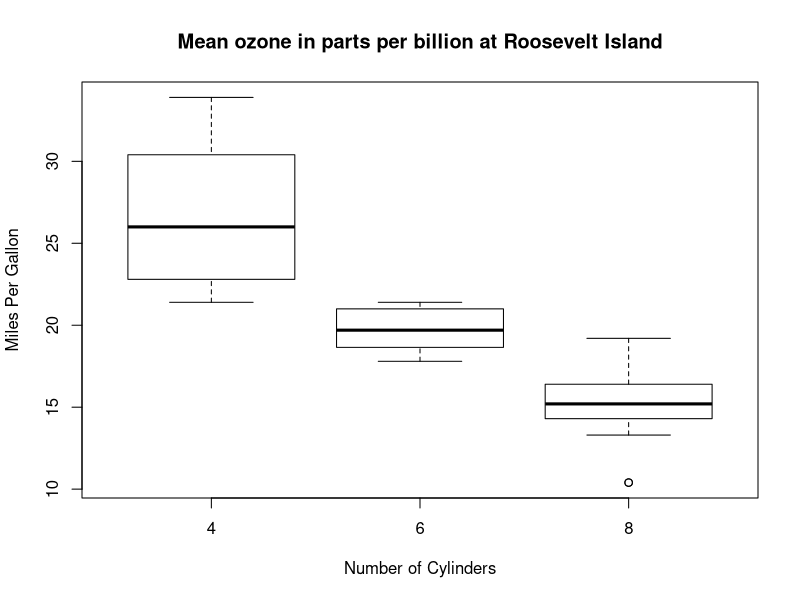
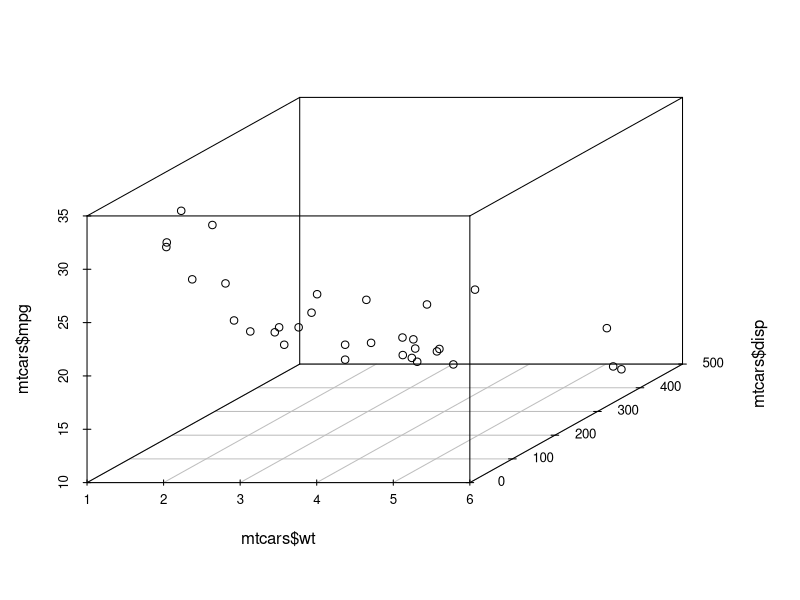
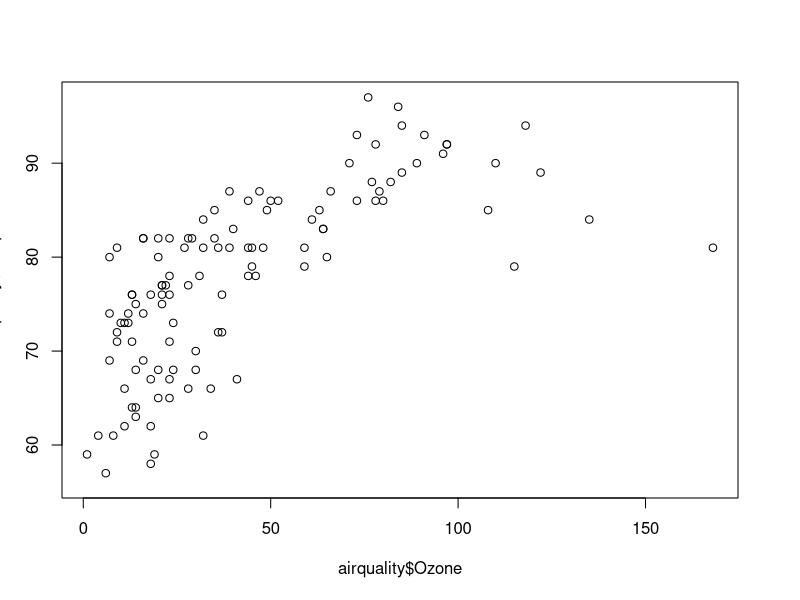
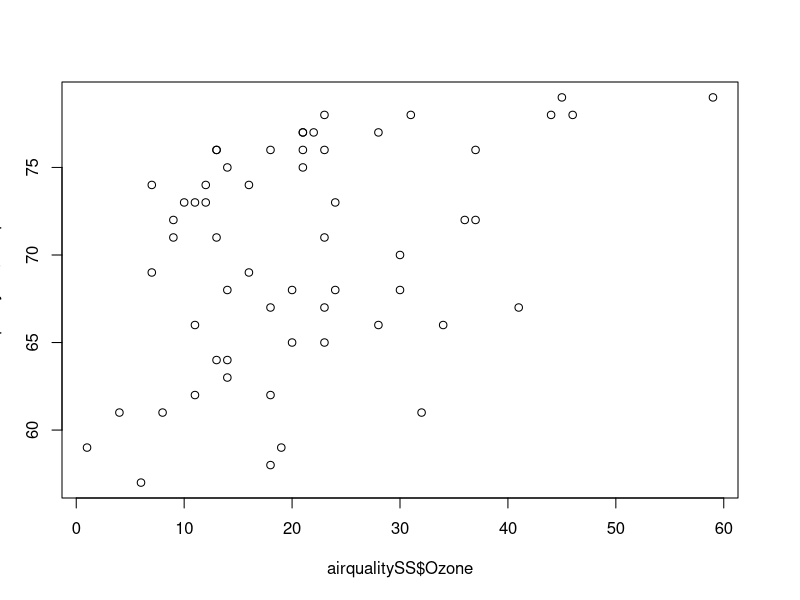

The R source for these figures, in order:
#ADAM VICKTER


##Question 1
# SCORE=10

#Let's take a look at the mtcars data set that comes in Base R. The data can be loaded with the code:
library(datasets)
data(mtcars)
? mtcars # View a description of the data set
#You will now see an object called mtcars in your workspace. Which of the following R code statements calculates the average miles per gallon (mpg) by number of cylinders in the car (cyl)?
#(a) sapply(mtcars, cyl, mean)
#(b) lapply(mtcars, mean)
#(c) sapply(split(mtcars$mpg, mtcars$cyl), mean)
#(d) tapply(mtcars$cyl, mtcars$mpg, mean)

#The solution is C,the Sapply fuction 
#Outcome is 
#       4        6        8 
# 26.66364 19.74286 15.10000 



#Question 2
# SCORE=10

#What is the mean of the Ozone column in the airquality data set? Exclude missing values (coded as NA) from this calculation.

#42.1
#53.2
#31.5
#18.0

mean(airquality$Ozone, na.rm=TRUE) #calculate mean with NA removed
#42.12931



#Question 3
# SCORE=10

#Using the airquality data set, what is the mean value of the Temp variable when the Month variable is equal to 6?
  
85.6
90.2
75.3
79.1

SS99 <- subset(airquality, Month==6) #create subset
SS99 #Display subset
mean(SS99$Temp) #Display mean


#Question 4
# SCORE=10

#Write the R script code necessary to reproduce the boxplot data visualization below using the mtcars data set.


boxplot(mtcars$mpg ~ as.factor(mtcars$cyl), main = "Mean ozone in parts per billion at Roosevelt Island",
        xlab = "Number of Cylinders",
        ylab = "Miles Per Gallon",
        col = "white",
        border = "black",
        horizontal = FALSE,
        notch = FALSE
)


#Question 5
# SCORE=10

#In this question, you'll need to install, load and learn about a new package called
#scatterplot3d in order to render a 3D visualization for the mtcars data set. You'll need
#to use the scatterplot3d() function in this package. We need to visualize the variables:
#wt, disp, mpg. Please provide the R code that produces this data visualization.

library(scatterplot3d)
scatterplot3d(mtcars$wt,mtcars$disp, mtcars$mpg)


#Question 6
# SCORE=10

#The airquality data set contains data on different measures of the air quality in New York
#City. Produce a plot of the ozone level versus the temperature for the complete set of
#observations.
#Next, produce a plot to display temperatures less than 80 and ozone less than 100 (Hint: one
#way would be to use the min() function along with the plot() function's xlim and ylim arguments).

data("airquality")
plot(airquality$Ozone, airquality$Temp, pch=1, col="black")
airqualitySS <- subset(airquality,{airquality$Ozone < 100 & airquality$Temp < 80}, 1:6 )
plot(airqualitySS$Ozone,airqualitySS$Temp)
